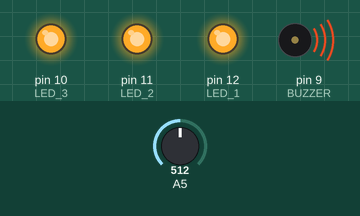
A sketch run on a simulated Arduino Uno, built with avr-gcc and run on an emulated ATmega328P. Shown: output pins drawn as LEDs (lit = HIGH), buzzer (waves = sounding, pin HIGH). Inputs (shaded band) come from the test bench; at power-on: A5 = 512.

Above: at 1.2 s.
1.3 s: A5 set to 211
2.8 s: A5 set to 191
At 3.3 s:
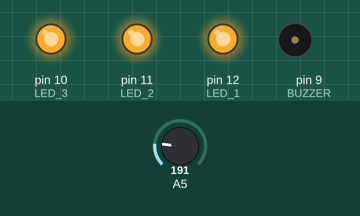
4.3 s: A5 set to 109
5.8 s: A5 set to 92
At 6.7 s:
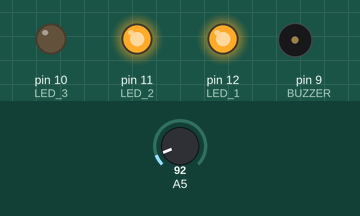
7.3 s: A5 set to 52
8.8 s: A5 set to 47
At 10.2 s:
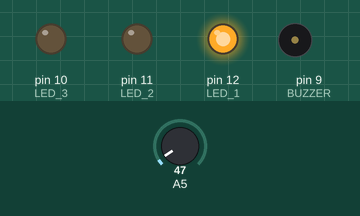
Timing chart, 0 to 11.3 s (numbered marks = the images above; inputs shaded):
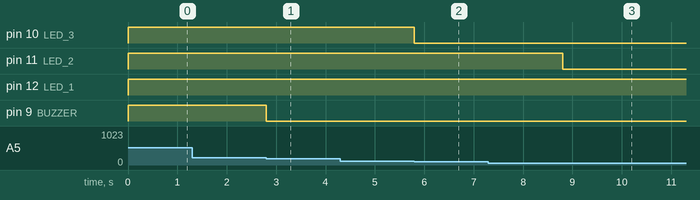

The sketch:

projeto.ino
```cpp
void setup(){
   pinMode(12,OUTPUT); //LED 1
   pinMode(11,OUTPUT); //LED 2
   pinMode(10,OUTPUT); //LED 3
   pinMode(9,OUTPUT);  //BUZZER
}

void loop(){
   int valor;
   valor = analogRead(5);

   if(valor==0){
     digitalWrite(12,LOW);
     digitalWrite(11,LOW);
     digitalWrite(10,LOW);
     digitalWrite(9,LOW);
   }else if(valor<50){
     digitalWrite(12,HIGH);
     digitalWrite(11,LOW);
     digitalWrite(10,LOW);
     digitalWrite(9,LOW);
   }else if(valor>=50 && valor<100){
     digitalWrite(12,HIGH);
     digitalWrite(11,HIGH);
     digitalWrite(10,LOW);
     digitalWrite(9,LOW);
   }else if(valor>=100 && valor<200){
     digitalWrite(12,HIGH);
     digitalWrite(11,HIGH);
     digitalWrite(10,HIGH);
     digitalWrite(9,LOW);
   }else{
     digitalWrite(12,HIGH);
    digitalWrite(11,HIGH);
    digitalWrite(10,HIGH);
    digitalWrite(9,HIGH);
   }
}
```

Measured:
- the behaviour switches between 200 and 199 on A5 (found by bisection; images 0 and 1)
- the behaviour switches between 100 and 99 on A5 (found by bisection; images 1 and 2)
- the behaviour switches between 50 and 49 on A5 (found by bisection; images 2 and 3)
- after the input at 1.3 s, every drawn part: stays the same
- after the input at 2.8 s, pin 9 (BUZZER): HIGH → LOW at once
- after the input at 4.3 s, every drawn part: stays the same
- after the input at 5.8 s, pin 10 (LED_3): HIGH → LOW at once
- after the input at 7.3 s, every drawn part: stays the same
- after the input at 8.8 s, pin 11 (LED_2): HIGH → LOW at once
